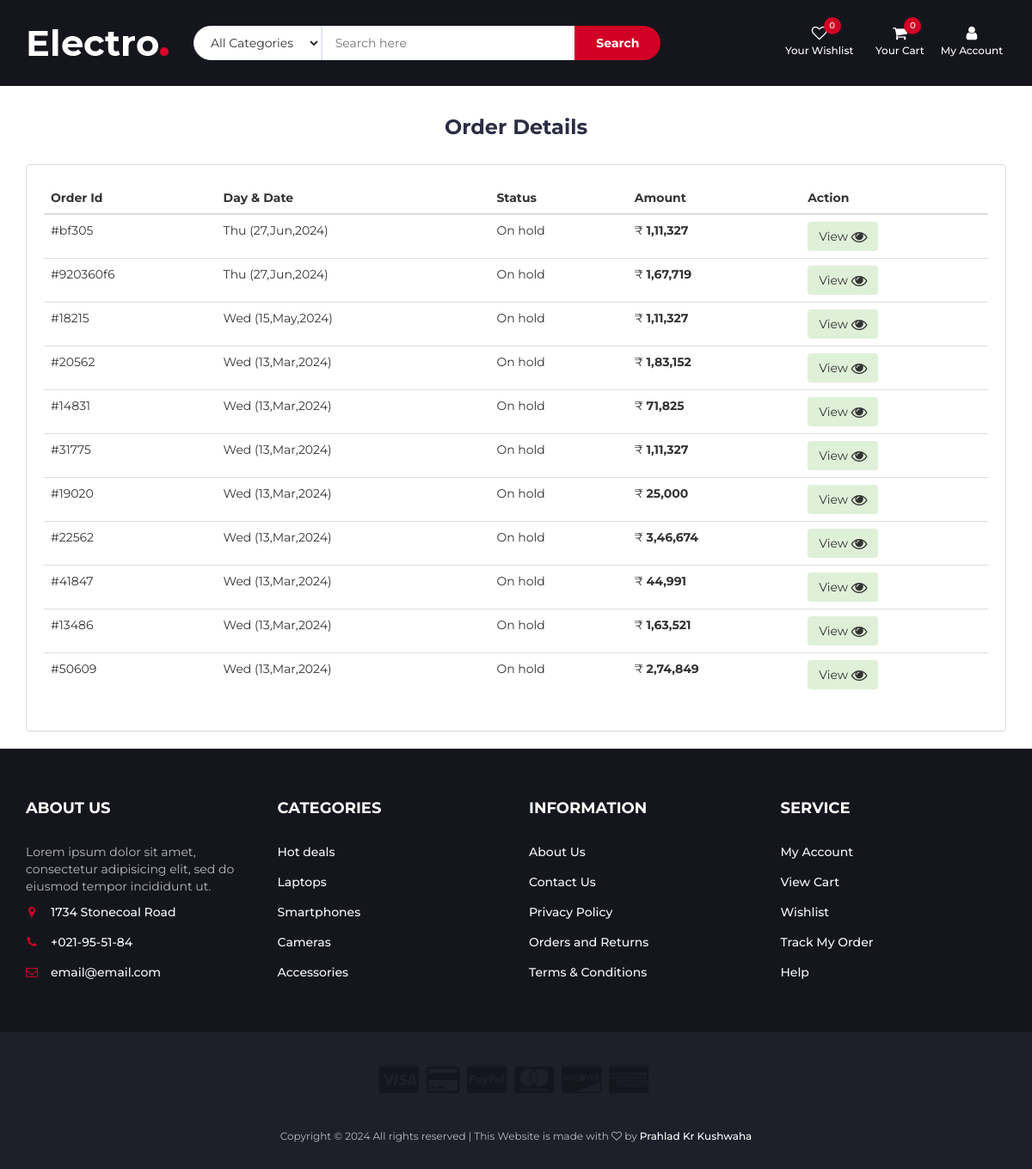
Page /orderpage/ (signed in) on the committed database.
### myapp/models.py (models this page shows, shortened)
class Order(models.Model):
    def generate_unique_order_id():
        return str(uuid.uuid4())[:5]
    user=models.ForeignKey(CustomUser, on_delete=models.CASCADE)
    orderId = models.CharField(default=generate_unique_order_id, max_length=5, editable=False, unique=True)
    createdDate=models.DateTimeField(auto_now_add=True ,blank=True,null=True)
    shippingAddress=models.ForeignKey(ShippingAddress , on_delete=models.CASCADE ,blank=True,null=True)
    billingAddress=models.ForeignKey(BillingAddress , on_delete=models.CASCADE,blank=True,null=True)
    amount=models.FloatField(null=True,blank=True)

### myapp/views.py (the view)
# urls.py: path('orderpage/',views.orderPage,name='orderpage'),
def orderPage(request):
    orders = Order.objects.filter(user=request.user).order_by('-id')
    context = {
        'orderdetails': orders
    }
    return render(request, 'order.html', context)

### myapp/models.py (called while the page is built)
    def __str__(self):
        return self.first_name + " " + self.last_name + "-" + self.user.email + "-" + self.address + "-" + self.city +"-"+self.state +"-"+self.country +"-"+self.pincode

    def __str__(self):
        return self.first_name + " " + self.last_name + "-" + self.user.email + "-" + self.address + "-" + self.city +"-"+self.state +"-"+self.country +"-"+self.pincode

### myapp/templates/order.html (shortened to what this page needs)
{% extends 'base.html' %}
{% load static %}
{% block content %}
<div class="container  pt-5">
    <div class="row">
        <div class="col-md-12 ">
            <br>
            <h3 class=" section-title text-center">Order Details</h3>
            <div class="panel panel-default">
                <div class="panel-body">
                    <div class="table-responsive">
                        <table class="table table-hover  table-responsive-md" id="billingTable">
                            <thead>
                                <tr >
                                    <th>Order Id</th>
                                    <th>Day & Date</th>
                                    <th>Status</th>
                                    <th>Amount</th>
                                    <th>Action</th>
                                </tr>
                            </thead>
                            <tbody>
                                {% for order in orderdetails %}
                                <tr data-id="{{order.orderId}}" data-time="{{ order.createdDate|date:'g:i A' }}" data-date="{{order.createdDate|date:'d-m-Y'}}"" data-amount="{{order.amount}}" data-billing-address="{{order.billingAddress}}" data-shipping-address="{{order.shippingAddress}}" class="billing-row " >
                                    <td >#{{ order.orderId }}</td>
                                    <td >{{ order.createdDate|date:'D (d,M,Y)' }}</td>
                                    <td >On hold</td>
                                    <td >₹ <strong><script>formattedPrice({{order.amount }})</script></strong></td>
                                    <td class=" add-to-cart" data-toggle="modal" data-target="#detailModal1">
                                            <button class="btn btn-light  bg-success"> View <i class="fa fa-eye fa-lg"></i></button>
                                    </td>
                                </tr>
                                {% endfor %}
                            </tbody>
                        </table>
                    </div>
                </div>
            </div>
        </div>
    </div>
</div>
{% endblock %}

### myapp/static/css/style.css (style rules this page uses)
body { font-family: 'Montserrat', sans-serif; font-weight: 400; color: #333; }
h1, h2, h3, h4, h5, h6 { color: #2B2D42; font-weight: 700; margin: 0 0 10px; }
.section-title { position: relative; margin-bottom: 30px; margin-top: 15px; }
.panel-body { padding: 20px; }

### rows in the picture
Order: orderId "bf305", createdDate "Thu (27,Jun,2024)"
Order: orderId "920360f6", createdDate "Thu (27,Jun,2024)"
Order: orderId "18215", createdDate "Wed (15,May,2024)"
Order: orderId "20562", createdDate "Wed (13,Mar,2024)"
Order: orderId "14831", createdDate "Wed (13,Mar,2024)"
Order: orderId "31775", createdDate "Wed (13,Mar,2024)"
Order: orderId "19020", createdDate "Wed (13,Mar,2024)"
Order: orderId "22562", createdDate "Wed (13,Mar,2024)"
Order: orderId "41847", createdDate "Wed (13,Mar,2024)"
Order: orderId "13486", createdDate "Wed (13,Mar,2024)"
Order: orderId "50609", createdDate "Wed (13,Mar,2024)"

### other values in the picture
{{ data.wishlist|length }} "0"
{{ data.total_item }} "0"
